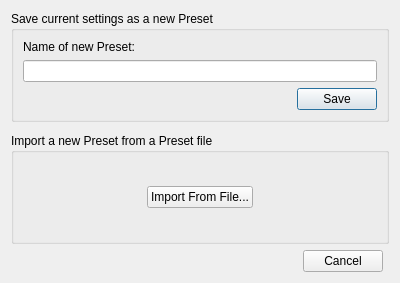
<?xml version="1.0" encoding="UTF-8"?>
<ui version="4.0">
 <class>AddPreset</class>
 <widget class="QDialog" name="AddPreset">
  <property name="geometry">
   <rect>
    <x>0</x>
    <y>0</y>
    <width>400</width>
    <height>283</height>
   </rect>
  </property>
  <property name="windowTitle">
   <string>Dialog</string>
  </property>
  <layout class="QGridLayout" name="gridLayout_2">
   <item row="2" column="0" colspan="3">
    <widget class="QGroupBox" name="groupBox_2">
     <property name="title">
      <string>Import a new Preset from a Preset file</string>
     </property>
     <layout class="QHBoxLayout" name="horizontalLayout">
      <item>
       <widget class="QPushButton" name="importButton">
        <property name="sizePolicy">
         <sizepolicy hsizetype="Fixed" vsizetype="Fixed">
          <horstretch>0</horstretch>
          <verstretch>0</verstretch>
         </sizepolicy>
        </property>
        <property name="text">
         <string>Import From File...</string>
        </property>
        <property name="icon">
         <iconset theme="document-import">
          <normaloff>.</normaloff>.</iconset>
        </property>
       </widget>
      </item>
     </layout>
    </widget>
   </item>
   <item row="3" column="0">
    <spacer name="horizontalSpacer">
     <property name="orientation">
      <enum>Qt::Horizontal</enum>
     </property>
     <property name="sizeHint" stdset="0">
      <size>
       <width>40</width>
       <height>20</height>
      </size>
     </property>
    </spacer>
   </item>
   <item row="3" column="1">
    <widget class="QPushButton" name="pushButton">
     <property name="sizePolicy">
      <sizepolicy hsizetype="Fixed" vsizetype="Fixed">
       <horstretch>0</horstretch>
       <verstretch>0</verstretch>
      </sizepolicy>
     </property>
     <property name="text">
      <string>Cancel</string>
     </property>
     <property name="icon">
      <iconset theme="dialog-cancel"/>
     </property>
    </widget>
   </item>
   <item row="0" column="0" colspan="3">
    <widget class="QGroupBox" name="groupBox">
     <property name="title">
      <string>Save current settings as a new Preset</string>
     </property>
     <layout class="QGridLayout" name="gridLayout">
      <item row="3" column="1">
       <widget class="QDialogButtonBox" name="buttonBox">
        <property name="orientation">
         <enum>Qt::Horizontal</enum>
        </property>
        <property name="standardButtons">
         <set>QDialogButtonBox::Save</set>
        </property>
       </widget>
      </item>
      <item row="1" column="0" colspan="2">
       <widget class="QLineEdit" name="presetName"/>
      </item>
      <item row="0" column="0">
       <widget class="QLabel" name="label">
        <property name="text">
         <string>Name of new Preset:</string>
        </property>
        <property name="buddy">
         <cstring>presetName</cstring>
        </property>
       </widget>
      </item>
     </layout>
    </widget>
   </item>
   <item row="1" column="0">
    <spacer name="verticalSpacer">
     <property name="orientation">
      <enum>Qt::Vertical</enum>
     </property>
     <property name="sizeType">
      <enum>QSizePolicy::Fixed</enum>
     </property>
     <property name="sizeHint" stdset="0">
      <size>
       <width>20</width>
       <height>5</height>
      </size>
     </property>
    </spacer>
   </item>
  </layout>
 </widget>
 <tabstops>
  <tabstop>presetName</tabstop>
  <tabstop>importButton</tabstop>
  <tabstop>pushButton</tabstop>
 </tabstops>
 <resources/>
 <connections>
  <connection>
   <sender>buttonBox</sender>
   <signal>accepted()</signal>
   <receiver>AddPreset</receiver>
   <slot>accept()</slot>
   <hints>
    <hint type="sourcelabel">
     <x>217</x>
     <y>121</y>
    </hint>
    <hint type="destinationlabel">
     <x>157</x>
     <y>170</y>
    </hint>
   </hints>
  </connection>
  <connection>
   <sender>buttonBox</sender>
   <signal>rejected()</signal>
   <receiver>AddPreset</receiver>
   <slot>reject()</slot>
   <hints>
    <hint type="sourcelabel">
     <x>285</x>
     <y>121</y>
    </hint>
    <hint type="destinationlabel">
     <x>286</x>
     <y>170</y>
    </hint>
   </hints>
  </connection>
  <connection>
   <sender>pushButton</sender>
   <signal>clicked()</signal>
   <receiver>AddPreset</receiver>
   <slot>reject()</slot>
   <hints>
    <hint type="sourcelabel">
     <x>361</x>
     <y>248</y>
    </hint>
    <hint type="destinationlabel">
     <x>249</x>
     <y>237</y>
    </hint>
   </hints>
  </connection>
 </connections>
</ui>
